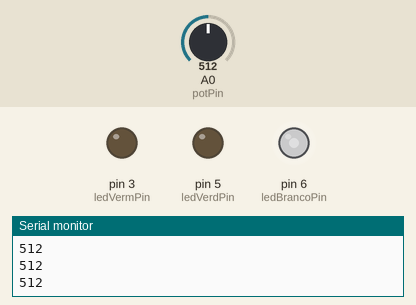
Bench run of a sketch on a simulated Arduino Uno, built with avr-gcc and run on an emulated ATmega328P. Shown: output pins drawn as LEDs (lit = HIGH), the last lines printed to the serial monitor. The test bench sets the inputs (shaded band); at power-on: A0 (potPin) = 512.

Above: at 1.2 s.
1.3 s: A0 (potPin) set to 468
At 2.3 s:
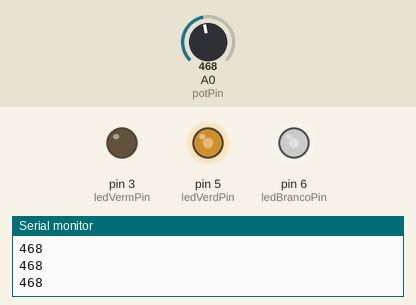
2.8 s: A0 (potPin) set to 488
At 3.5 s:
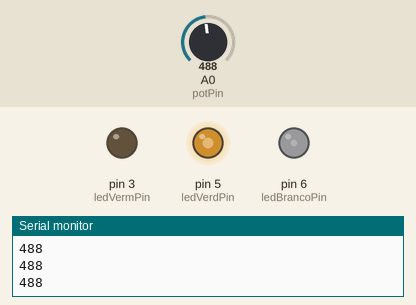
4.3 s: A0 (potPin) set to 306
At 4.6 s:
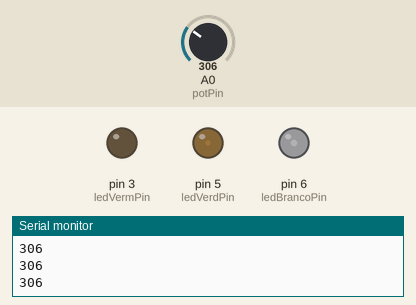
5.8 s: A0 (potPin) set to 229
At 7.0 s:
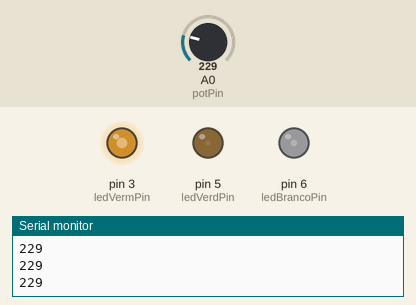
7.3 s: A0 (potPin) set to 122
At 8.1 s:
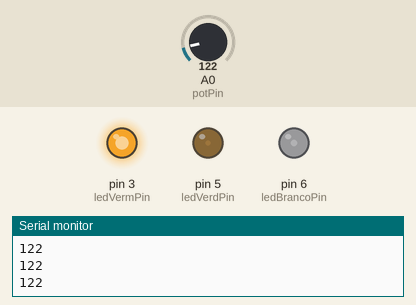
8.8 s: A0 (potPin) set to 511
At 9.3 s:
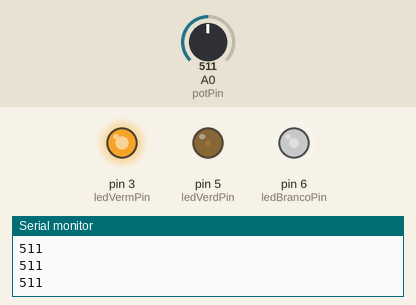
Timing chart, 0 to 11.3 s (numbered marks = the images above; inputs shaded):
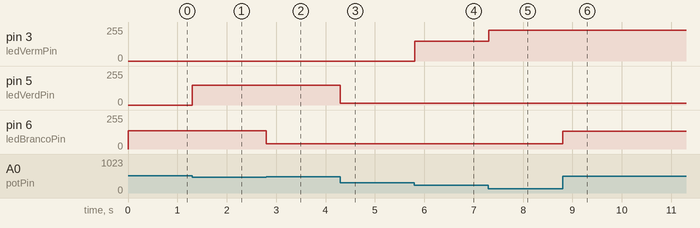

The sketch:

Gauge.ino
```cpp
int potPin = A0;
int ledVermPin = 3;
int ledVerdPin = 5;
int ledBrancoPin = 6;
int val = 0;

void setup() {
  Serial.begin(9600);

  pinMode(potPin, INPUT);
  pinMode(ledVermPin, OUTPUT);
  pinMode(ledVerdPin, OUTPUT);
  pinMode(ledBrancoPin, OUTPUT);

}

void loop() {
  val = analogRead(potPin);    // ler o valor do potenciômetro
  if(val < 239){
    analogWrite(ledVermPin, (val*4)); //Acende o led com intensidade proporcional ao valor obtido
    Serial.println(val); //Mostra no Serial Monitor o valor obtido do potenciômetro
  }else if(val < 478){
    analogWrite(ledVerdPin, ((val-239)*4)); //Acende o led com intensidade proporcional ao valor obtido
    Serial.println(val); //Mostra no Serial Monitor o valor obtido do potenciômetro
  }else{
    analogWrite(ledBrancoPin, ((val-478)*4)); //Acende o led com intensidade proporcional ao valor obtido
    Serial.println(val); //Mostra no Serial Monitor o valor obtido do potenciômetro
  }
}
```

Measured:
- after the input at 1.3 s, pin 5 (ledVerdPin): 0/255 → 148/255 at once
- after the input at 2.8 s, pin 6 (ledBrancoPin): 136/255 → 40/255 at once
- after the input at 4.3 s, pin 5 (ledVerdPin): 148/255 → 12/255 at once
- after the input at 5.8 s, pin 3 (ledVermPin): 0/255 → 148/255 at once
- after the input at 7.3 s, pin 3 (ledVermPin): 148/255 → 232/255 at once
- after the input at 8.8 s, pin 6 (ledBrancoPin): 40/255 → 132/255 at once
